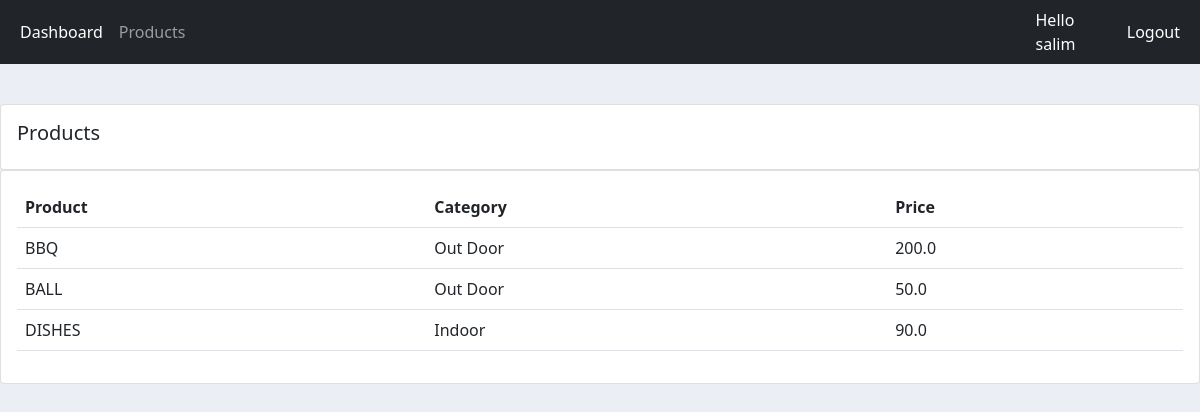
/product/ (signed in), run on the app's committed database.
### accounts/models.py (models this page shows, shortened)
class Product(models.Model):
    CATEGORY = (
        ('Indoor','Indoor'),
        ('Out Door','Out Door'),
    )
    name = models.CharField(max_length=150, null=True)
    price = models.FloatField(null=True)
    category = models.CharField(max_length=150, null=True, choices = CATEGORY)
    description = models.CharField(max_length=150, null=True, blank=True)
    date_created = models.DateTimeField(auto_now_add=True)
    tags = models.ManyToManyField(Tags)

### accounts/decorators.py (the view)
        def wrapper_func(request,*args,**kwargs):
            group = None
            if request.user.groups.exists():
                group = request.user.groups.all()[0].name
            if group in allowed_role:
                return view_func(request,*args,**kwargs)
            else:
                return HttpResponse("you are not authorized to view this page")

### accounts/views.py (called while the page is built)
@login_required(login_url='login')
@allowed_users(allowed_role=['admin'])
def productview(request):
    products = Product.objects.all()
    return render(request, 'product.html', {'products':products})

### templates/product.html
{% extends 'base.html'%}
{% block content %}
<br>
    <div class="row">
            <div class="col-md">
                    <div class="card card-body">
                     <h5>Products</h5>
                </div>
                <div class="card card-body">
                    <table class="table">
                        <tr>
                            <th>Product</th>
                            <th>Category</th>
                            <th>Price</th>
                        </tr>
                        {% for product in products %}
                        <tr>
                            <td>{{product.name}}</td>
                            <td>{{product.category}}</td>
                            <td>{{product.price}}</td>
                        </tr>
                        {% endfor %}
                    </table>
                </div>
            </div>
        </div>
{% endblock %}

### templates/navbar.html (shortened to what this page needs)
{% load static %}
<nav class="navbar navbar-expand-lg navbar-dark bg-dark mb-3">
    <div class="container-fluid">
      <div class="collapse navbar-collapse" id="navbarSupportedContent">
        <ul class="navbar-nav me-auto mb-2 mb-lg-0">
          <li class="nav-item">
            {% if request.user.is_staff %}
            <a class="nav-link active" aria-current="page" href="{% url 'home' %}">Dashboard</a>
          </li>
          <li class="nav-item">
            <a class="nav-link" href="{% url 'product' %}">Products</a>
          </li>
          {% else %}
          <li class="nav-item">
            <a class="nav-link" href="{% url 'account_settings' %}">Settings</a>
        </ul>
          {% endif %}
      </div>
    </div>
    <span class="logout-style">Hello {{user.username}}</span>
    <span><a class="logout-style" href="{% url 'logout' %}">Logout</a></span>
  </nav>

### static/css/main.css (style rules this page uses)
.body-style { background-color: #ebeff5; }

### templates/navbar.html (style rules this page uses)
.logout-style { color: white; text-decoration: none; margin-right:20px; }

### data on the page
Product: name "BBQ", category "Out Door", price "200.0"
Product: name "BALL", category "Out Door", price "50.0"
Product: name "DISHES", category "Indoor", price "90.0"

### other printed values
{{ user.username }} "salim"
